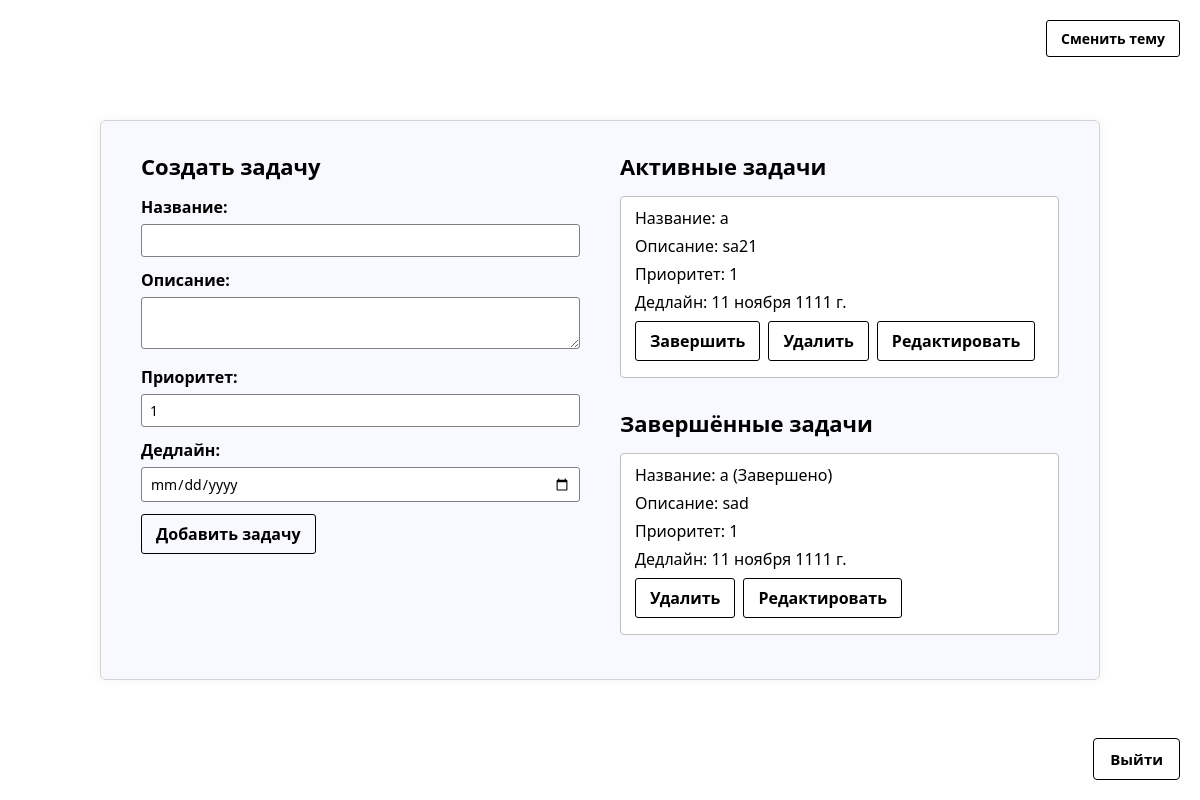
Page /tasks/ (signed in) on the earlier database version.
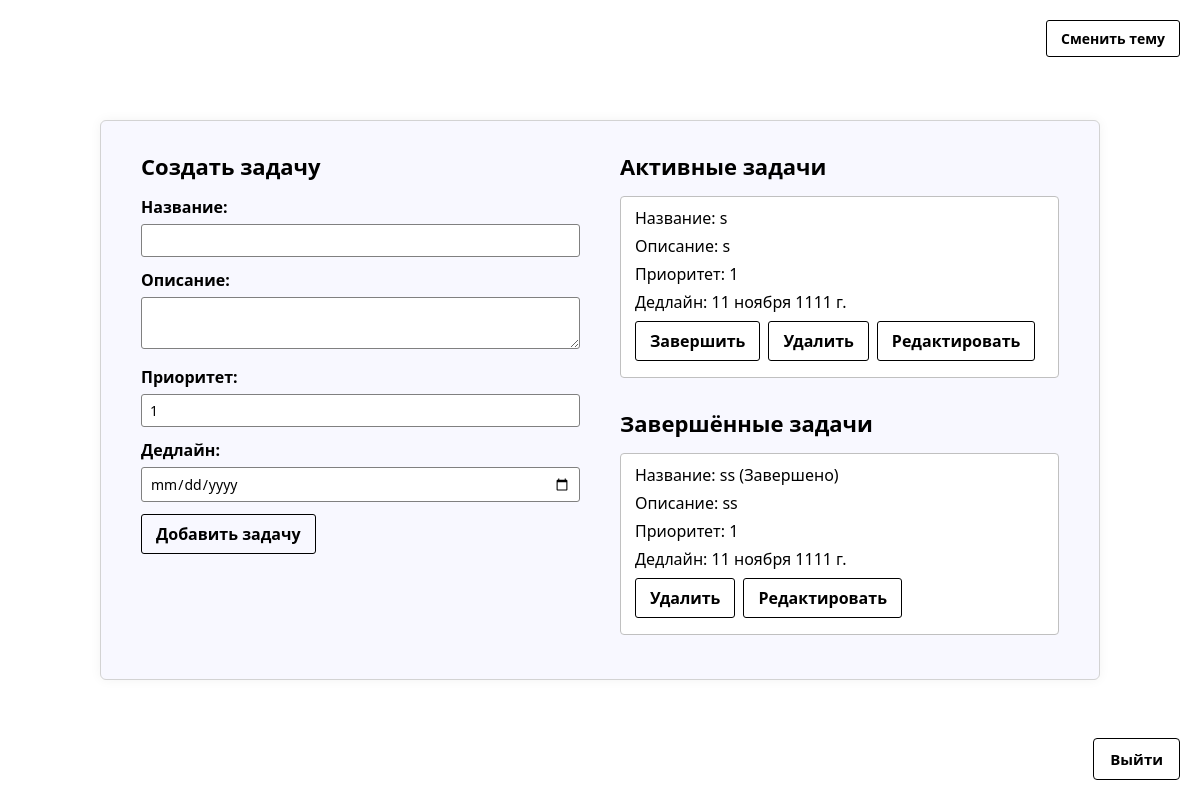
Same page on the later database version.
### tasks/models.py (models this page shows, shortened)
class Task(models.Model):
    user = models.ForeignKey(User, on_delete=models.CASCADE)
    title = models.CharField(max_length=255)
    description = models.TextField(blank=True)
    priority = models.IntegerField(default=1)
    deadline = models.DateField(null=True, blank=True)
    is_completed = models.BooleanField(default=False)
    created_at = models.DateTimeField()
    updated_at = models.DateTimeField()

### tasks/views.py (the view, shortened to what this page needs)
# urls.py: path("", task_list, name="task_list"),
@login_required
def task_list(request):
    tasks = Task.objects.filter(user=request.user).order_by("is_completed", "deadline", "-priority")
    return render(request, "task_list.html", {"tasks": tasks})

### tasks/templates/task_list.html (shortened to what this page needs)
<!DOCTYPE html>
<html lang="en">
<head>
  <link rel="stylesheet" href="/static/task_list.css" />
</head>
<body>
  {% if user.is_authenticated %}
    <form action="{% url 'logout' %}" method="post" class="logout-form">
      <button type="submit" class="logout-button">Выйти</button>
    </form>
  {% endif %}
  <div class="tasks-container">
    <div class="left-form">
      <h2>Создать задачу</h2>
      <form method="post">
        <label>Название:</label>
        <input type="text" name="title" required>
        <label>Описание:</label>
        <textarea name="description"></textarea>
        <label>Приоритет:</label>
        <input type="number" name="priority" value="1" min="1" max="5">
        <label>Дедлайн:</label>
        <input type="date" name="deadline">
        <button type="submit" name="create_task">Добавить задачу</button>
      </form>
    </div>
    <div class="right-tasks">
      <h2>Активные задачи</h2>
      {% for task in tasks %}
        {% if not task.is_completed %}
          <div class="task-card">
            <div>Название: {{ task.title }}</div>
            {% if task.description %}
              <div class="description-wrapper">Описание: {{ task.description|safe }}</div>
            {% endif %}
            <div>Приоритет: {{ task.priority }}</div>
            {% if task.deadline %}
              <div>Дедлайн: {{ task.deadline }}</div>
            {% endif %}
            <div class="task-actions">
              <form method="post">
                <button type="submit" name="complete_task" value="{{ task.id }}">Завершить</button>
              </form>
              <form method="post">
                <button type="submit" name="delete_task" value="{{ task.id }}">Удалить</button>
              </form>
              <a href="{% url 'edit_task' task.id %}">Редактировать</a>
            </div>
          </div>
        {% endif %}
      {% endfor %}
      <h2 style="margin-top: 30px;">Завершённые задачи</h2>
      {% for task in tasks %}
        {% if task.is_completed %}
          <div class="task-card">
            <div>Название: {{ task.title }} (Завершено)</div>
            {% if task.description %}
              <div class="description-wrapper">Описание: {{ task.description|safe }}</div>
            {% endif %}
            <div>Приоритет: {{ task.priority }}</div>
            {% if task.deadline %}
              <div>Дедлайн: {{ task.deadline }}</div>
            {% endif %}
            <div class="task-actions">
              <form method="post">
                <button type="submit" name="delete_task" value="{{ task.id }}">Удалить</button>
              </form>
              <a href="{% url 'edit_task' task.id %}">Редактировать</a>
            </div>
          </div>
        {% endif %}
      {% endfor %}
    </div>
  </div>
  <button class="theme-toggle" onclick="toggleTheme()">Сменить тему</button>
</body>
</html>

### static/task_list.css (style rules this page uses)
body { font-family: "Segoe UI", Tahoma, Geneva, Verdana, sans-serif; background: white; color: black; margin: 0; height: 100vh; display: flex; justify-content: center; align-items: center; }
.tasks-container { display: flex; gap: 40px; border: 1px solid lightgray; padding: 30px 40px; border-radius: 6px; background: ghostwhite; box-shadow: 0 0 12px rgba(0, 0, 0, 0.05); max-width: 1000px; width: 100%; box-sizing: border-box; }
.left-form, .right-tasks { width: 50%; }
h2 { margin-top: 0; margin-bottom: 15px; font-weight: 700; font-size: 22px; }
label { display: block; margin-bottom: 6px; font-weight: 600; }
input[type="text"], input[type="number"], input[type="date"], textarea { width: 100%; padding: 6px 8px; border: 1px solid gray; border-radius: 3px; font-size: 14px; margin-bottom: 12px; font-family: inherit; color: black; background: white; box-sizing: border-box; }
button { padding: 8px 14px; border: 1px solid black; background: transparent; font-weight: 600; cursor: pointer; border-radius: 3px; font-family: inherit; color: black; transition: background 0.15s ease; font-size: 16px; }
.task-card { border: 1px solid silver; border-radius: 4px; padding: 10px 14px; margin-bottom: 14px; background: white; }
.task-card > div { margin-bottom: 6px; }
.task-actions { display: flex; gap: 8px; flex-wrap: wrap; margin-top: 8px; }
.task-actions form { display: inline; }
.task-actions a { padding: 8px 14px; border: 1px solid black; border-radius: 3px; text-decoration: none; color: black; font-weight: 600; }
.description-wrapper { margin-bottom: 4px; }
.theme-toggle { position: absolute; top: 20px; right: 20px; padding: 8px 14px; font-size: 14px; border: 1px solid black; background: transparent; color: black; border-radius: 3px; font-weight: 600; cursor: pointer; }
.logout-button { position: fixed; bottom: 20px; right: 20px; padding: 10px 16px; border: 1px solid black; border-radius: 4px; background: transparent; font-weight: 600; font-size: 15px; cursor: pointer; transition: background 0.15s ease; color: black; }
.logout-form { position: fixed; bottom: 20px; right: 20px; margin: 0; }

Differences in the rows shown:
removed Task: title "a", description "sa21", priority "1", deadline "11 ноября 1111 г.", shown under "Активные задачи"
removed Task: title "a", description "sad", priority "1", deadline "11 ноября 1111 г.", {{ task.id }} 2 (drawn), shown under "Завершённые задачи"
added Task: title "s", description "s", priority "1", deadline "11 ноября 1111 г.", {{ task.id }} 7 (drawn), shown under "Активные задачи"
added Task: title "ss", description "ss", priority "1", deadline "11 ноября 1111 г.", {{ task.id }} 6 (drawn), shown under "Завершённые задачи"
